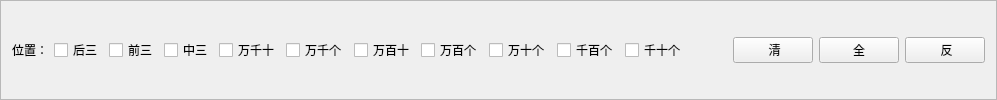
        <widget class="QFrame" name="frameThreeStartH">
         <property name="frameShape">
          <enum>QFrame::StyledPanel</enum>
         </property>
         <property name="frameShadow">
          <enum>QFrame::Raised</enum>
         </property>
         <layout class="QVBoxLayout" name="verticalLayout_6">
          <item>
           <layout class="QHBoxLayout" name="horizontalLayout_11">
            <item>
             <layout class="QHBoxLayout" name="horizontalLayout_12">
              <item>
               <widget class="QLabel" name="label_6">
                <property name="text">
                 <string>位置：</string>
                </property>
               </widget>
              </item>
              <item>
               <widget class="QCheckBox" name="checkBox_37">
                <property name="text">
                 <string>后三</string>
                </property>
               </widget>
              </item>
              <item>
               <widget class="QCheckBox" name="checkBox_38">
                <property name="text">
                 <string>前三</string>
                </property>
               </widget>
              </item>
              <item>
               <widget class="QCheckBox" name="checkBox_39">
                <property name="text">
                 <string>中三</string>
                </property>
               </widget>
              </item>
              <item>
               <widget class="QCheckBox" name="checkBox_40">
                <property name="text">
                 <string>万千十</string>
                </property>
               </widget>
              </item>
              <item>
               <widget class="QCheckBox" name="checkBox_41">
                <property name="text">
                 <string>万千个</string>
                </property>
               </widget>
              </item>
              <item>
               <widget class="QCheckBox" name="checkBox_42">
                <property name="text">
                 <string>万百十</string>
                </property>
               </widget>
              </item>
              <item>
               <widget class="QCheckBox" name="checkBox_43">
                <property name="text">
                 <string>万百个</string>
                </property>
               </widget>
              </item>
              <item>
               <widget class="QCheckBox" name="checkBox_44">
                <property name="text">
                 <string>万十个</string>
                </property>
               </widget>
              </item>
              <item>
               <widget class="QCheckBox" name="checkBox_45">
                <property name="text">
                 <string>千百个</string>
                </property>
               </widget>
              </item>
              <item>
               <widget class="QCheckBox" name="checkBox_46">
                <property name="text">
                 <string>千十个</string>
                </property>
               </widget>
              </item>
             </layout>
            </item>
            <item>
             <spacer name="horizontalSpacer_6">
              <property name="orientation">
               <enum>Qt::Horizontal</enum>
              </property>
              <property name="sizeHint" stdset="0">
               <size>
                <width>40</width>
                <height>20</height>
               </size>
              </property>
             </spacer>
            </item>
            <item>
             <widget class="QPushButton" name="pushButton_18">
              <property name="text">
               <string> 清</string>
              </property>
             </widget>
            </item>
            <item>
             <widget class="QPushButton" name="pushButton_19">
              <property name="text">
               <string>全</string>
              </property>
             </widget>
            </item>
            <item>
             <widget class="QPushButton" name="pushButton_17">
              <property name="text">
               <string> 反</string>
              </property>
             </widget>
            </item>
           </layout>
          </item>
         </layout>
        </widget>
